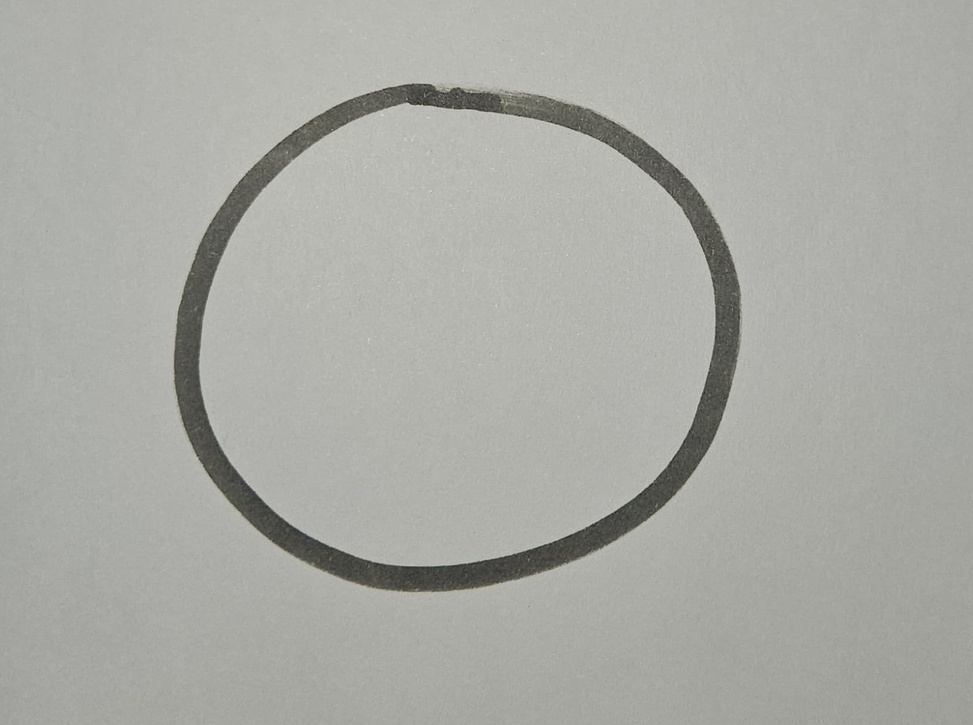
#> input picture tp1/referencias/circulo.jpeg, 973 x 725 px, shrunk from 1649 x 1229 before the run, given in place of the camera
$ python v3.py
#> lines starting #> are read from the running program, lines starting #| are printed output that depends on the picture; after the words box and inside, x2 and y2 are one past the last pixel; in counts of white or black regions, pixels touching at a corner belong together
#> in modo_calibracion, frame is the input picture: shape (725, 973, 3); mean B, G, R 164.9, 170.5, 169.5
import cv2 as cv
import numpy as np

# Constantes
GREEN = (0, 255, 0)
ESC_KEY = 27
CALIBRATION_WINDOW = "Calibración - Visualización"
DETECTION_WINDOW = "Detección en vivo"
# Variables globales
cap = cv.VideoCapture(0)
contornos_validados = {
    "triangulo": [],
    "cuadrado": [],
    "circulo": []
}

def nothing(x):
    pass

def create_trackbars():
    """Crea sliders para ajustar parámetros."""
    cv.createTrackbar("Umbral binario", "Parametros", 115, 255, nothing)
    cv.createTrackbar("Tam Kernel", "Parametros", 1, 20, nothing)

def obtener_contornos(frame):
    """Procesa la imagen para detectar contornos."""
    gris = cv.cvtColor(frame, cv.COLOR_BGR2GRAY)
    umbral = cv.getTrackbarPos("Umbral binario", "Parametros")
    _, binaria = cv.threshold(gris, umbral, 255, cv.THRESH_BINARY_INV)
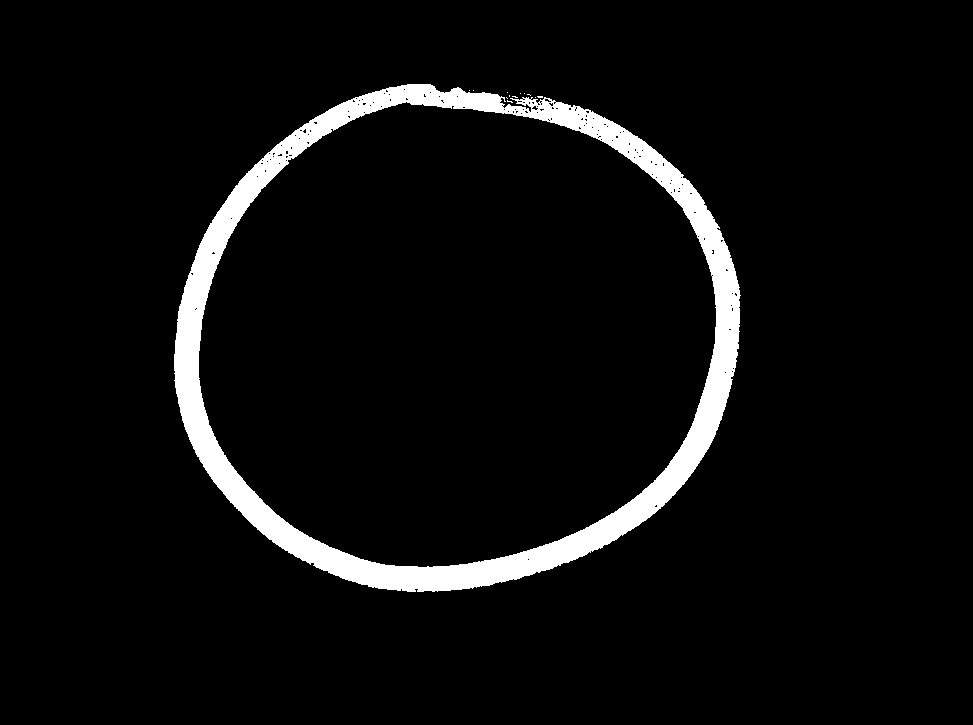
#> binaria: shape (725, 973); 5.3% white; 13 white regions (12 under 20 px), largest, box (x1, y1, x2, y2) and area: (174, 84, 741, 592) 37296

    tam = cv.getTrackbarPos("Tam Kernel", "Parametros") * 2 + 1
    kernel = cv.getStructuringElement(cv.MORPH_RECT, (tam, tam))
    binaria = cv.morphologyEx(binaria, cv.MORPH_OPEN, kernel)
#> binaria: shape (725, 973); 5.2% white; 2 white regions (1 under 20 px), largest, box (x1, y1, x2, y2) and area: (174, 84, 740, 592) 36911
    binaria = cv.morphologyEx(binaria, cv.MORPH_CLOSE, kernel)
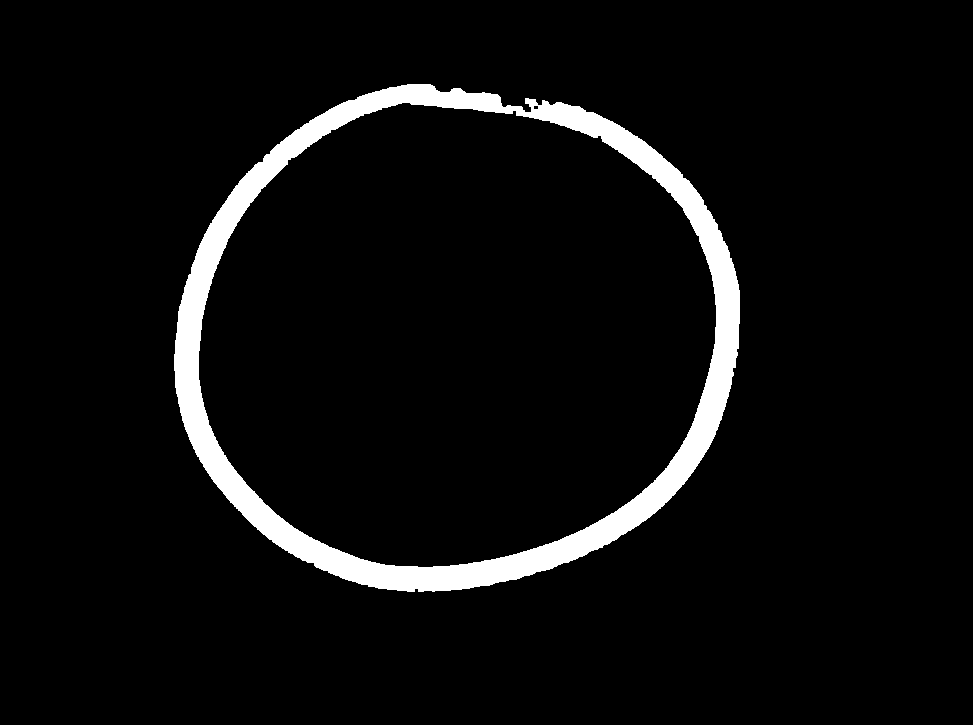
#> binaria: shape (725, 973); 5.3% white; 1 white region

    cv.imshow("Parametros", binaria)
    contornos, _ = cv.findContours(binaria, cv.RETR_EXTERNAL, cv.CHAIN_APPROX_SIMPLE)
#> contornos = 1 contour; box (x1, y1, x2, y2) and area: (174, 84, 740, 592) 224751
    return contornos


def guardar_contorno(contorno, forma):
    """Guarda un contorno como referencia para una forma específica."""
    if contorno is not None:
        contornos_validados[forma].append(contorno)
        print(f"Contorno guardado como {forma}.")
    else:
        print("No se detectó un contorno válido.")


def modo_calibracion():
    """Permite capturar formas de referencia manualmente."""
    while True:
        ret, frame = cap.read()
        if not ret:
            break

        frame_out = frame.copy()
        contornos = obtener_contornos(frame)
        cv.drawContours(frame_out, contornos, -1, GREEN, 2)
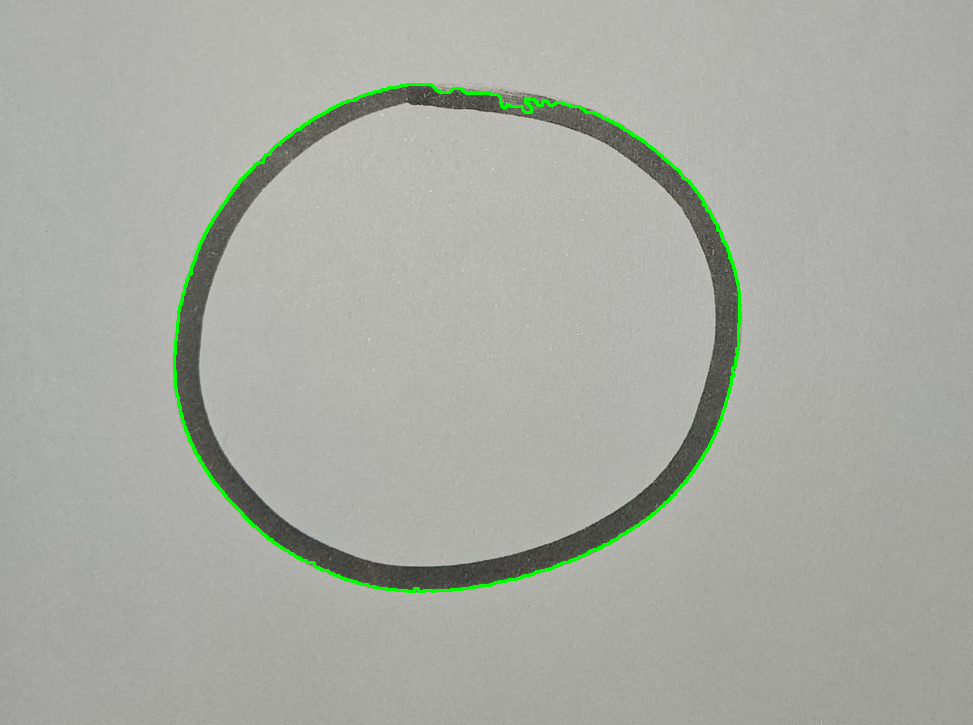
#> frame_out: shape (725, 973, 3); 0.86% of pixels changed, all inside (x1, y1, x2, y2) = (173, 83, 741, 593)
        cv.imshow(CALIBRATION_WINDOW, frame_out)

        key = cv.waitKey(30) & 0xFF
#> (key x is pressed here)

        if key in [ord('c'), ord('t'), ord('x')]:
            forma = {'c': 'circulo', 't': 'triangulo', 'x': 'cuadrado'}[chr(key)]
            if len(contornos) != 1:
                print("Debe haber exactamente un solo contorno para guardar.")
            else:
                guardar_contorno(contornos[0], forma)

        if key == ESC_KEY:
            break


def detectar_forma(contorno_actual):
    """Compara un contorno con las formas calibradas y devuelve la más parecida."""
    menor_distancia = float('inf')
    forma_detectada = None

    for forma, contornos in contornos_validados.items():
        for ref in contornos:
            distancia = cv.matchShapes(contorno_actual, ref, cv.CONTOURS_MATCH_I1, 0.0)
            if distancia < menor_distancia:
                menor_distancia = distancia
                forma_detectada = forma

    return forma_detectada, menor_distancia


def modo_deteccion():
    """Ejecuta el reconocimiento de formas en tiempo real."""
    while True:
        ret, frame = cap.read()
        if not ret:
            break

        frame_out = frame.copy()
        cv.imshow("Parametros", frame_out)
        contornos = obtener_contornos(frame)
        cv.drawContours(frame_out, contornos, -1, GREEN, 2)

        for contorno in contornos:
            x, y, w, h = cv.boundingRect(contorno)
            forma, distancia = detectar_forma(contorno)

            if distancia < 0.2:
                texto = f"{forma} (dist: {round(distancia, 4)})"
                cv.putText(frame_out, texto, (x, y - 10), cv.FONT_HERSHEY_SIMPLEX, 0.7, GREEN, 2)
#> this loop made 1 pass
#> (x, y, w, h, forma, distancia, texto) on pass 1: (174, 84, 566, 508, 'cuadrado', 0, 'cuadrado (dist: 0.0)')
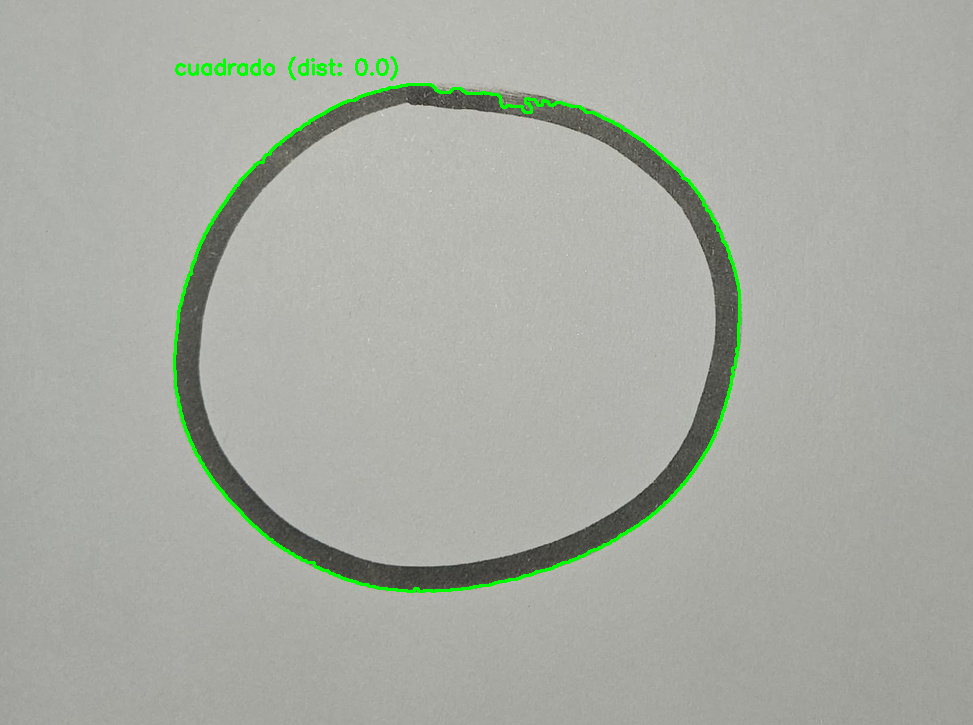
#> frame_out: shape (725, 973, 3); 0.21% of pixels changed, all inside (x1, y1, x2, y2) = (175, 56, 398, 81)

        cv.imshow(DETECTION_WINDOW, frame_out)

        if cv.waitKey(30) == ESC_KEY:
#> (key x is pressed here)
            break


def main():
    cv.namedWindow("Parametros")  # Crear una vez la ventana de sliders
    create_trackbars()            # Crear sliders dentro de esa ventana

    print("Modo calibración. Presione ESC para finalizar.")
    cv.namedWindow(CALIBRATION_WINDOW)
    modo_calibracion()
    print("Calibración finalizada. Comenzando detección...")
    cv.destroyAllWindows()
    cv.namedWindow("Parametros")  # Crear una vez la ventana de sliders
    create_trackbars()
    cv.namedWindow(DETECTION_WINDOW)
    modo_deteccion()

    cap.release()
    cv.destroyAllWindows()


if __name__ == "__main__":
    main()

$ run again, on tp1/referencias/cuadrado.jpeg
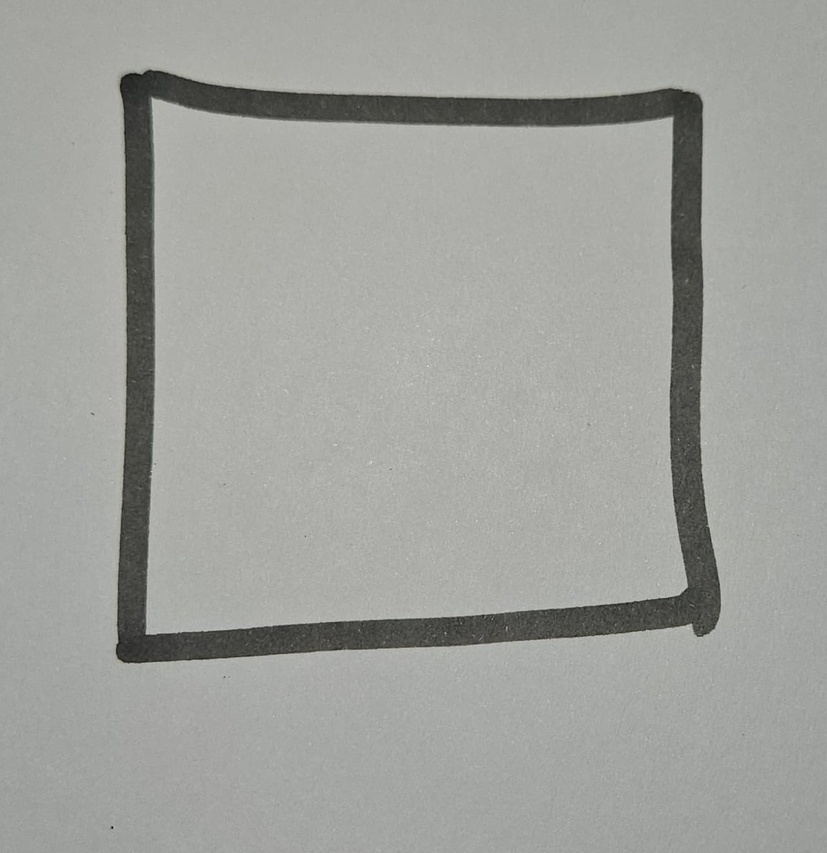
#> input picture tp1/referencias/cuadrado.jpeg, 827 x 853 px, shrunk from 1291 x 1332 before the run, given in place of the camera
#> in modo_calibracion, frame is the input picture: shape (853, 827, 3); mean B, G, R 156.7, 161, 159.7
#> in obtener_contornos, `_, binaria = cv.threshold(gris, umbral, 255, cv.THRESH_BINARY_INV)`:
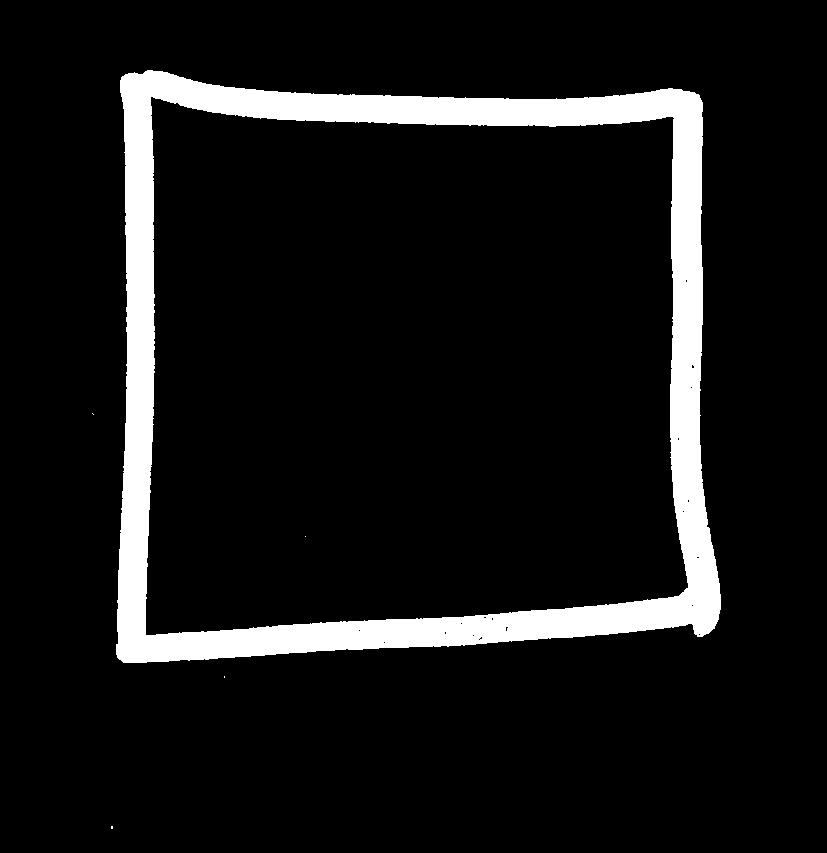
#> binaria: shape (853, 827); 9% white; 5 white regions (4 under 20 px), largest, box (x1, y1, x2, y2) and area: (116, 70, 721, 663) 63359
#> in obtener_contornos, `contornos, _ = cv.findContours(binaria, cv.RETR_EXTERNAL, cv.CHAIN_APP..`: contornos = 1 contour; box (x1, y1, x2, y2) and area: (116, 70, 721, 663) 321572
#> the loop in modo_deteccion, `for contorno in contornos:` made 1 pass
#> (x, y, w, h, forma, distancia, texto) on pass 1: (116, 70, 605, 593, 'cuadrado', 0, 'cuadrado (dist: 0.0)')
#> after the loop in modo_deteccion, `for contorno in contornos:`:
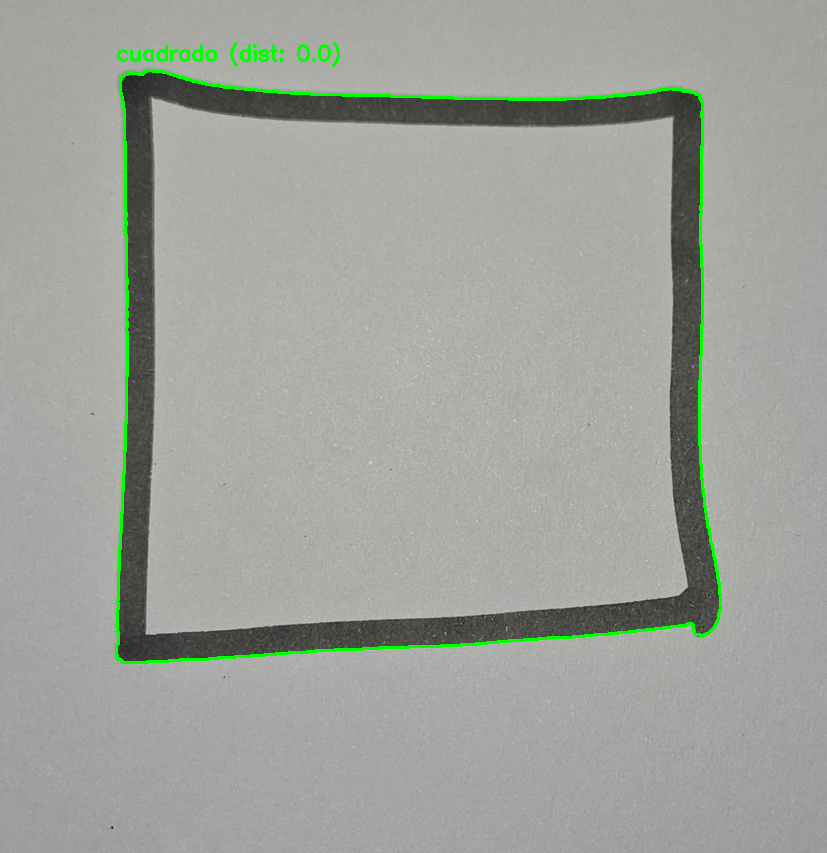
#> frame_out: shape (853, 827, 3); mean B, G, R 155.4, 162.8, 158.3

$ run again, on tp1/referencias/triangulo.jpeg
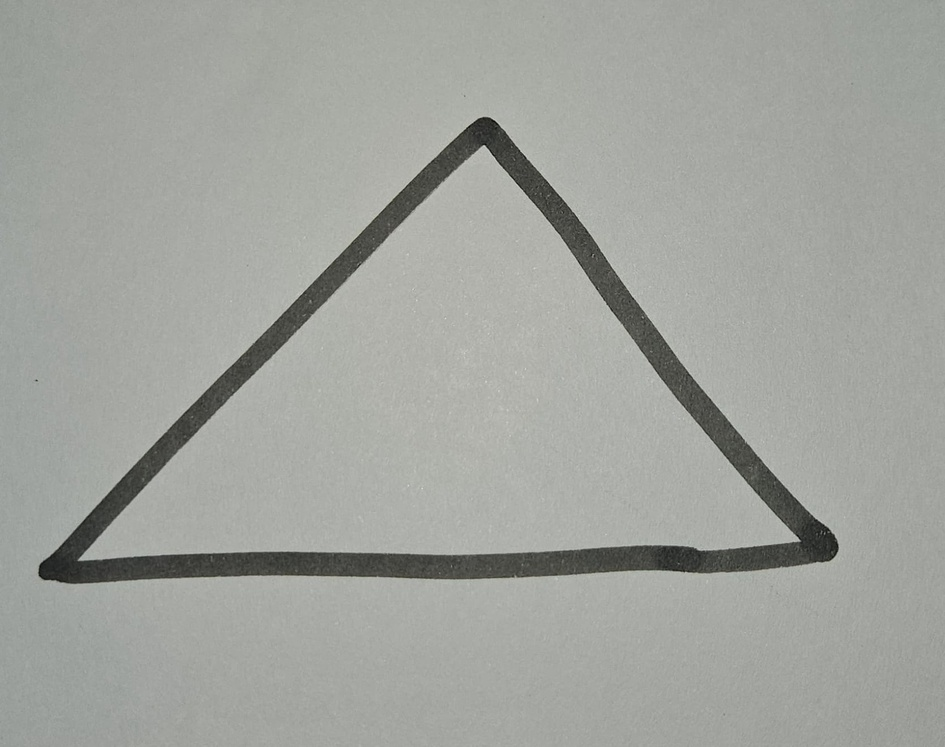
#> input picture tp1/referencias/triangulo.jpeg, 945 x 747 px, shrunk from 1679 x 1327 before the run, given in place of the camera
#> in modo_calibracion, frame is the input picture: shape (747, 945, 3); mean B, G, R 157.5, 162.8, 160.5
#> in obtener_contornos, `_, binaria = cv.threshold(gris, umbral, 255, cv.THRESH_BINARY_INV)`:
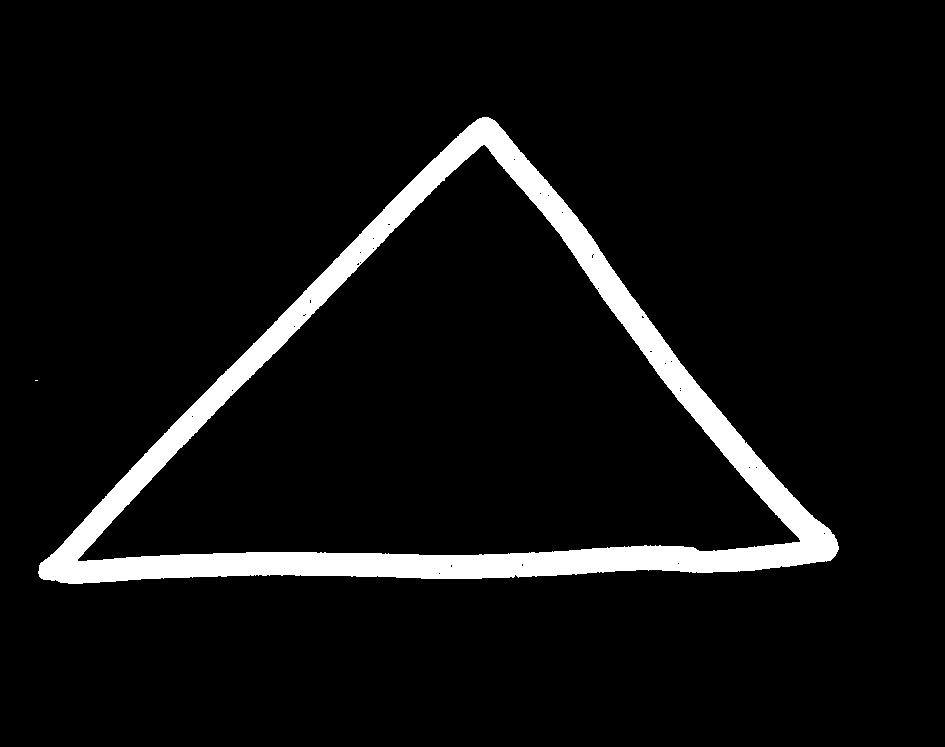
#> binaria: shape (747, 945); 6.4% white; 2 white regions (1 under 20 px), largest, box (x1, y1, x2, y2) and area: (38, 117, 839, 584) 45336
#> in obtener_contornos, `contornos, _ = cv.findContours(binaria, cv.RETR_EXTERNAL, cv.CHAIN_APP..`: contornos = 1 contour; box (x1, y1, x2, y2) and area: (38, 117, 839, 584) 192338
#> the loop in modo_deteccion, `for contorno in contornos:` made 1 pass
#> (x, y, w, h, forma, distancia, texto) on pass 1: (38, 117, 801, 467, 'cuadrado', 0, 'cuadrado (dist: 0.0)')
#> after the loop in modo_deteccion, `for contorno in contornos:`:
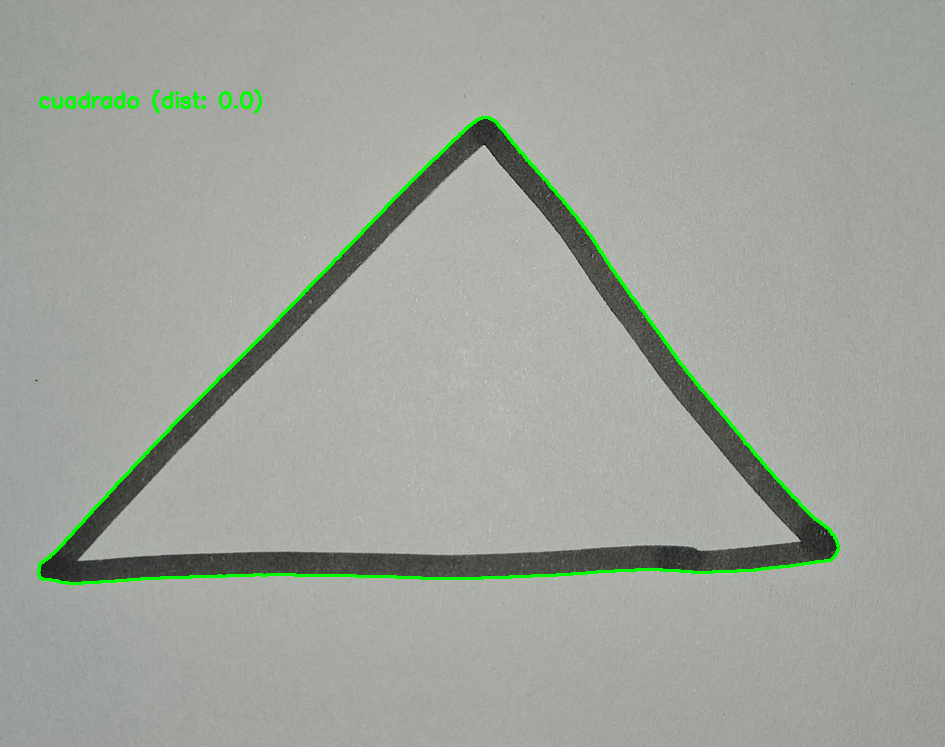
#> frame_out: shape (747, 945, 3); mean B, G, R 156.2, 164.4, 159.2
